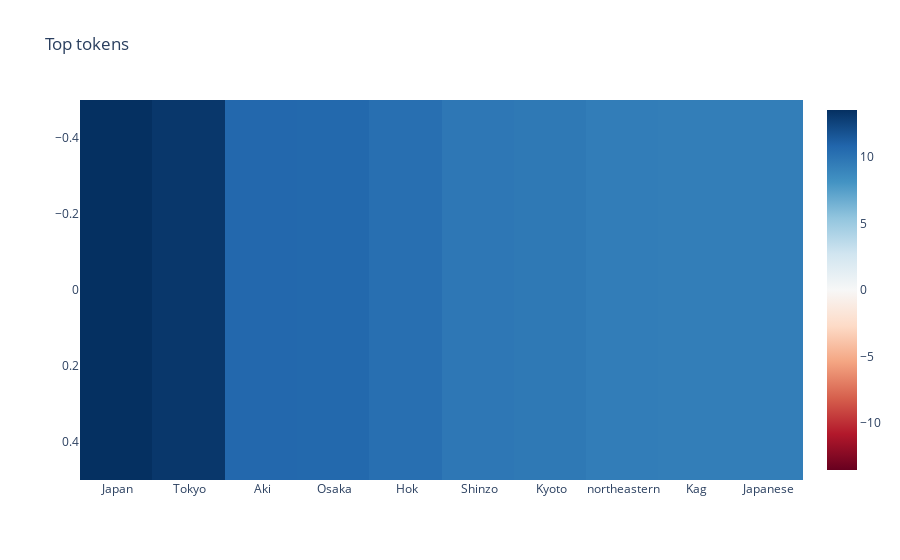

Here is the notebook cell this chart was saved with:
### Code cell
print(resid_accumlated.shape)


plot_top_tokens_from_res_stream(resid_accumlated[-1, 2, -1])

### Figure 1 — Plotly figure (JSON) as saved in the notebook; plotly's stock layout.template omitted (floating-point values rounded to 4 significant figures)
{"data": [{"coloraxis": "coloraxis", "hovertemplate": "x: %{x}<br>y: %{y}<br>color: %{z}<extra></extra>", "name": "0", "type": "heatmap", "x": [" Japan", " Tokyo", " Aki", " Osaka", " Hok", " Shinzo", " Kyoto", " northeastern", " Kag", " Japanese"], "xaxis": "x", "yaxis": "y", "z": [[13.54, 13.18, 10.68, 10.68, 10.28, 9.819, 9.717, 9.475, 9.397, 9.383]]}], "layout": {"coloraxis": {"cmid": 0, "colorscale": [[0, "rgb(103,0,31)"], [0.1, "rgb(178,24,43)"], [0.2, "rgb(214,96,77)"], [0.3, "rgb(244,165,130)"], [0.4, "rgb(253,219,199)"], [0.5, "rgb(247,247,247)"], [0.6, "rgb(209,229,240)"], [0.7, "rgb(146,197,222)"], [0.8, "rgb(67,147,195)"], [0.9, "rgb(33,102,172)"], [1, "rgb(5,48,97)"]]}, "title": {"text": "Top tokens"}, "xaxis": {"anchor": "y", "constrain": "domain", "domain": [0, 1], "scaleanchor": "y"}, "yaxis": {"anchor": "x", "autorange": "reversed", "constrain": "domain", "domain": [0, 1]}}}
